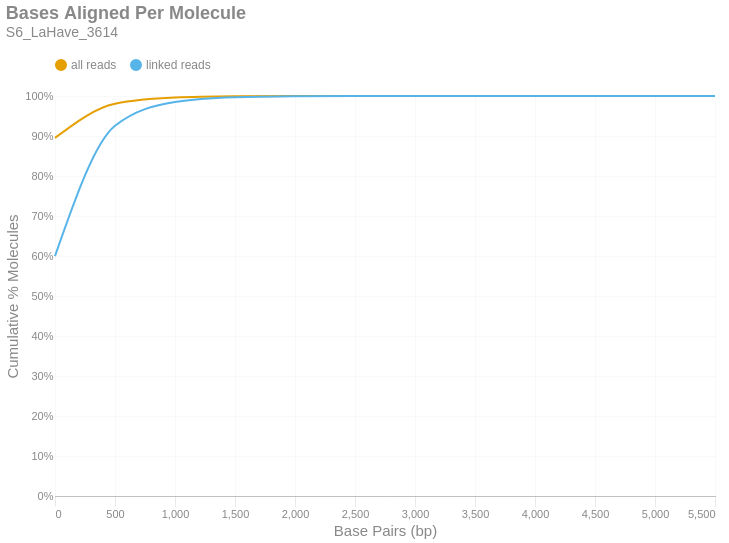

The cell this chart's notebook holds for it:
### Markdown cell above
### Bases Aligned Per Molecule
This is a cumulative frequency distribution showing the number of base pairs aligned per unique molecule. These data are shown in 500 bp bins. There are two distributions: one with `all reads` (yellow) and another with only `linked reads` (blue). The percent of molecules in the `linked reads` distribution is relative to the total number of linked molecules.

### Code cell
if SKIPLR:
    print_html(f"Skipped")
else:
    binned_df = consolidated_hist(valids['aligned_bp'], mask, 500, True)
    with SafeRender(binned_df):
        (
            density_plot(binned_df, 'Bases Aligned Per Molecule', samplename, 'basesper')
            .encode(
                x=alt.X('bin:Q', title="Base Pairs (bp)").axis(tickMinStep=500).scale(padding=0),
                y=alt.Y('value:Q', title='Cumulative % Molecules')
                    .axis(format='%')
                    .scale(domain = [0,1])
                    .stack(False),
                color=alt.Color("key:N").scale(domain = ["all reads", "linked reads"]),
                tooltip = [
                    alt.Tooltip("key:N", title = "Data Type"),
                    alt.Tooltip("range_label:N", title="Bases Aligned Per Molecule"),
                    alt.Tooltip("value:Q", format = ".2%", title="% Molecules (Cum.)")
                ]
            )
        ).display()

### Figure 1 — Vega-Lite specification as saved in the notebook (floating-point values rounded to 4 significant figures)
{"width": "container", "height": 400, "config": {"title": {"anchor": "start", "dy": -15, "fontSize": 18, "color": "#888888", "subtitleColor": "#888888", "subtitleFontSize": 14}, "arc": {"fill": "#0072B2"}, "axis": {"domainColor": "#888888", "domainWidth": 0.5, "gridWidth": 0.2, "grid": false, "titleFontWeight": 400, "titleFontSize": 15, "labelFontSize": 11, "labelColor": "#888888", "tickColor": "#888888", "tickWidth": 0.2, "titleColor": "#888888"}, "axisBand": {"grid": false}, "axisX": {"grid": true, "tickSize": 10, "domainCap": "round"}, "axisY": {"domain": false, "grid": true, "tickSize": 0, "domainCap": "round"}, "background": "transparent", "header": {"labelFontSize": 15, "labelColor": "#888888", "titleFontSize": 15, "titleFontWeight": 600, "titleColor": "#888888"}, "legend": {"labelFont": "sans-serif", "labelFontSize": 12, "labelColor": "#888888", "symbolSize": 100, "symbolType": "circle", "titleFontSize": 12, "titlePadding": 10, "titleColor": "#888888", "title": null, "orient": "top"}, "range": {"category": ["#E69F00", "#56B4E9", "#009E73", "#F0E442", "#0072B2", "#D55E00", "#CC79A7", "#000000"], "diverging": ["#cfe8f3", "#a2d4ec", "#73bfe2", "#46abdb", "#1696d2", "#12719e"]}, "area": {"fill": "#0072B2", "fillOpacity": 0.7, "line": true, "strokeOpacity": 0.7}, "line": {"color": "#0072B2", "stroke": "#0072B2", "strokeWidth": 2}, "trail": {"color": "#0072B2", "stroke": "#0072B2", "strokeWidth": 0, "size": 1}, "point": {"filled": true, "fillOpacity": 1.0, "size": 95}, "text": {"color": "#888888", "fontSize": 11, "align": "right", "fontWeight": 400, "size": 11}, "bar": {"fill": "#0072B2", "stroke": null}, "view": {"stroke": null, "continuousWidth": 660, "continuousHeight": 400}}, "data": {"name": "data-6a67caa57ec627be0ff0b927ff3f4cea"}, "mark": {"type": "line", "interpolate": "monotone", "point": {"opacity": 0, "size": 275}}, "encoding": {"color": {"field": "key", "scale": {"domain": ["all reads", "linked reads"]}, "type": "nominal"}, "tooltip": [{"field": "key", "title": "Data Type", "type": "nominal"}, {"field": "range_label", "title": "Bases Aligned Per Molecule", "type": "nominal"}, {"field": "value", "format": ".2%", "title": "% Molecules (Cum.)", "type": "quantitative"}], "x": {"axis": {"tickMinStep": 500}, "field": "bin", "scale": {"padding": 0}, "title": "Base Pairs (bp)", "type": "quantitative"}, "y": {"axis": {"format": "%"}, "field": "value", "scale": {"domain": [0, 1]}, "stack": false, "title": "Cumulative % Molecules", "type": "quantitative"}}, "params": [{"name": "param_c36ac31b6afebe62", "select": {"type": "point", "fields": ["key"]}, "bind": "legend"}], "title": {"text": "Bases Aligned Per Molecule", "subtitle": "S6_LaHave_3614"}, "transform": [{"fold": ["all reads (cumsum)", "linked reads (cumsum)"]}, {"calculate": "replace(datum.key, ' (cumsum)', '')", "as": "key"}, {"filter": {"param": "param_c36ac31b6afebe62"}}], "usermeta": {"embedOptions": {"downloadFileName": "S6_LaHave_3614.basesper"}}, "$schema": "https://vega.github.io/schema/vega-lite/v6.1.0.json", "datasets": {"data-6a67caa57ec627be0ff0b927ff3f4cea": [{"bin": "0.0", "interval": "0.0-500.0", "all reads": 0.8953, "linked reads": 0.5997, "all reads (cumsum)": 0.8953, "linked reads (cumsum)": 0.5997, "range_label": "0-499"}, {"bin": "500.0", "interval": "500.0-1000.0", "all reads": 0.08521, "linked reads": 0.3257, "all reads (cumsum)": 0.9805, "linked reads (cumsum)": 0.9254, "range_label": "500-999"}, {"bin": "1000.0", "interval": "1000.0-1500.0", "all reads": 0.01555, "linked reads": 0.05951, "all reads (cumsum)": 0.9961, "linked reads (cumsum)": 0.9849, "range_label": "1000-1499"}, {"bin": "1500.0", "interval": "1500.0-2000.0", "all reads": 0.003072, "linked reads": 0.01176, "all reads (cumsum)": 0.9991, "linked reads (cumsum)": 0.9967, "range_label": "1500-1999"}, {"bin": "2000.0", "interval": "2000.0-2500.0", "all reads": 0.0006705, "linked reads": 0.002567, "all reads (cumsum)": 0.9998, "linked reads (cumsum)": 0.9992, "range_label": "2000-2499"}, {"bin": "2500.0", "interval": "2500.0-3000.0", "all reads": 0.0001527, "linked reads": 0.0005845, "all reads (cumsum)": 1.0, "linked reads (cumsum)": 0.9998, "range_label": "2500-2999"}, {"bin": "3000.0", "interval": "3000.0-3500.0", "all reads": 3.752e-05, "linked reads": 0.0001436, "all reads (cumsum)": 1.0, "linked reads (cumsum)": 1.0, "range_label": "3000-3499"}, {"bin": "3500.0", "interval": "3500.0-4000.0", "all reads": 6.559e-06, "linked reads": 2.511e-05, "all reads (cumsum)": 1.0, "linked reads (cumsum)": 1.0, "range_label": "3500-3999"}, {"bin": "4000.0", "interval": "4000.0-4500.0", "all reads": 2.493e-06, "linked reads": 9.541e-06, "all reads (cumsum)": 1.0, "linked reads (cumsum)": 1.0, "range_label": "4000-4499"}, {"bin": "4500.0", "interval": "4500.0-5000.0", "all reads": 3.936e-07, "linked reads": 1.507e-06, "all reads (cumsum)": 1.0, "linked reads (cumsum)": 1.0, "range_label": "4500-4999"}, {"bin": "5000.0", "interval": "5000.0-5500.0", "all reads": 0.0, "linked reads": 0.0, "all reads (cumsum)": 1.0, "linked reads (cumsum)": 1.0, "range_label": "5000-5499"}, {"bin": "5500.0", "interval": "5500.0-6000.0", "all reads": 1.312e-07, "linked reads": 5.022e-07, "all reads (cumsum)": 1.0, "linked reads (cumsum)": 1.0, "range_label": "5500-5999"}]}}
